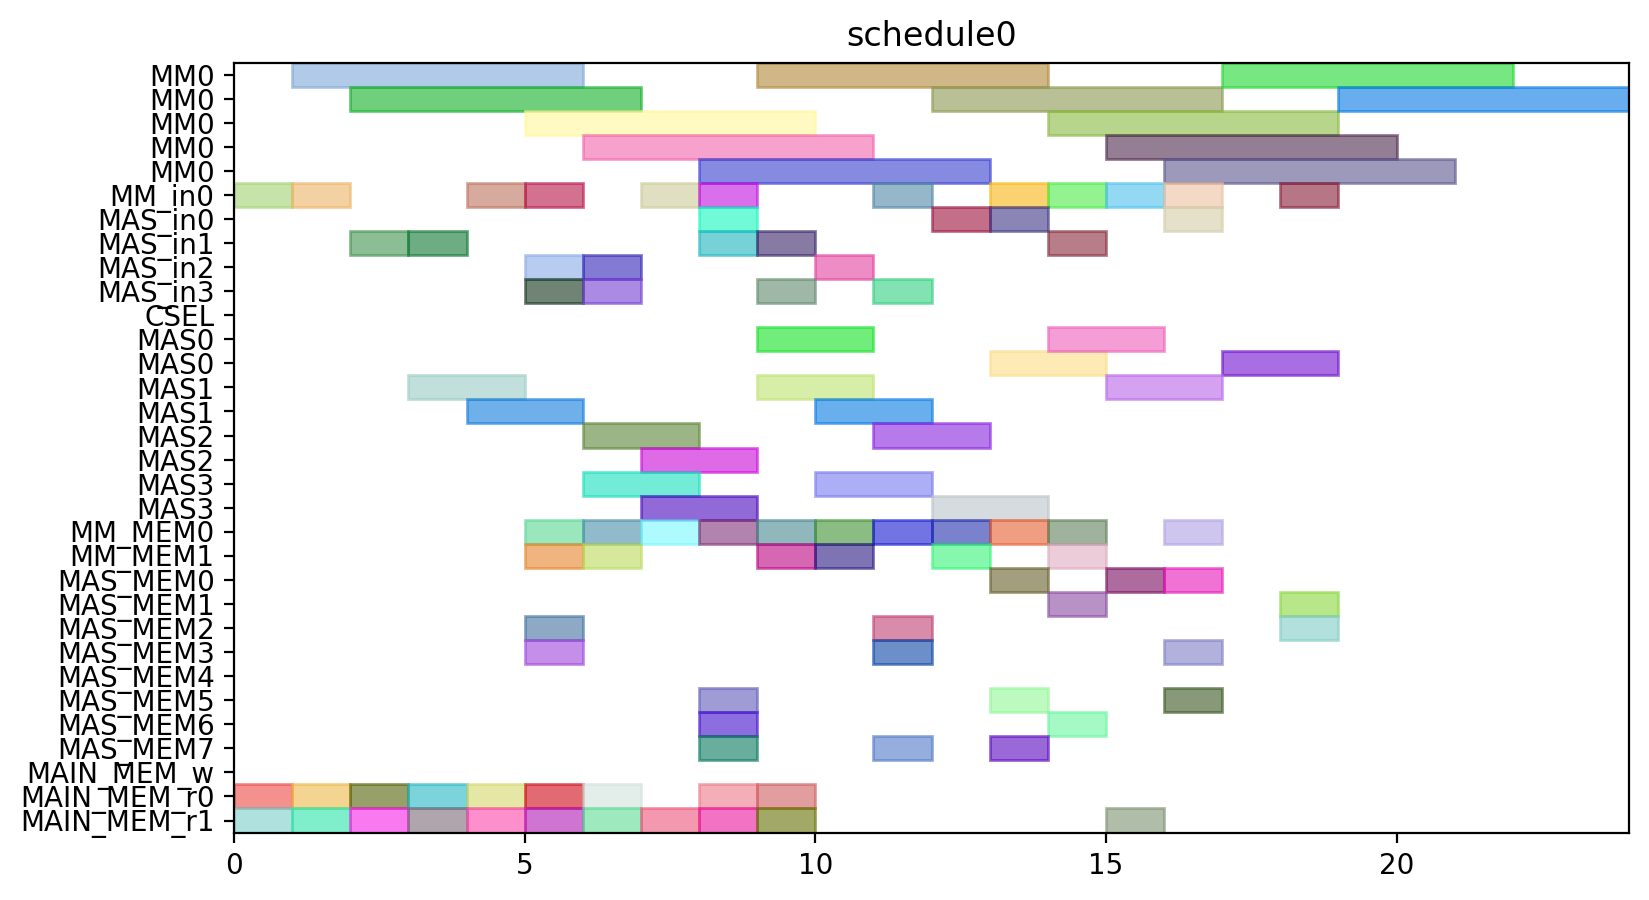

Source code (Python):
from pyschedule import Scenario, solvers, plotters, alt


def solve():
	horizon = 120
	S = Scenario("schedule0", horizon=horizon)

	# resource
	MM = S.Resources('MM', num=1, size=5)
	MM_in = S.Resources('MM_in', num=1)
	MAS_in = S.Resources('MAS_in', num=4)
	CSEL = S.Resource('CSEL')
	MAS = S.Resources('MAS', num=4, size=2, periods=range(1, horizon))
	MM_MEM = S.Resources('MM_MEM', num=2)
	MAS_MEM = S.Resources('MAS_MEM', num=8)
	MAIN_MEM_w = S.Resource('MAIN_MEM_w', size=1)
	MAIN_MEM_r = S.Resources('MAIN_MEM_r', num=2)

	# result of previous scheduling

	# new tasks
	t0 = S.Task('t0', length=5, delay_cost=1)
	t0 += alt(MM)
	t0_in = S.Task('t0_in', length=1, delay_cost=1)
	t0_in += alt(MM_in)
	S += t0_in*MM_in[0]<=t0*MM[0]
	t0_mem0 = S.Task('t0_mem0', length=1, delay_cost=1)
	t0_mem0 += MAIN_MEM_r[0]
	S += t0_mem0 <= t0

	t0_mem1 = S.Task('t0_mem1', length=1, delay_cost=1)
	t0_mem1 += MAIN_MEM_r[1]
	S += t0_mem1 <= t0

	t1 = S.Task('t1', length=5, delay_cost=1)
	t1 += alt(MM)
	t1_in = S.Task('t1_in', length=1, delay_cost=1)
	t1_in += alt(MM_in)
	S += t1_in*MM_in[0]<=t1*MM[0]
	t1_mem0 = S.Task('t1_mem0', length=1, delay_cost=1)
	t1_mem0 += MAIN_MEM_r[0]
	S += t1_mem0 <= t1

	t1_mem1 = S.Task('t1_mem1', length=1, delay_cost=1)
	t1_mem1 += MAIN_MEM_r[1]
	S += t1_mem1 <= t1

	t2 = S.Task('t2', length=5, delay_cost=1)
	t2 += alt(MM)
	t2_in = S.Task('t2_in', length=1, delay_cost=1)
	t2_in += alt(MM_in)
	S += t2_in*MM_in[0]<=t2*MM[0]
	t2_mem0 = S.Task('t2_mem0', length=1, delay_cost=1)
	t2_mem0 += MAIN_MEM_r[0]
	S += t2_mem0 <= t2

	t2_mem1 = S.Task('t2_mem1', length=1, delay_cost=1)
	t2_mem1 += MAIN_MEM_r[1]
	S += t2_mem1 <= t2

	t3 = S.Task('t3', length=2, delay_cost=1)
	t3 += alt(MAS)
	t3_in = S.Task('t3_in', length=1, delay_cost=1)
	t3_in += alt(MAS_in)
	S += t3_in*MAS_in[0]<=t3*MAS[0]

	S += t3_in*MAS_in[1]<=t3*MAS[1]

	S += t3_in*MAS_in[2]<=t3*MAS[2]

	S += t3_in*MAS_in[3]<=t3*MAS[3]

	t3_mem0 = S.Task('t3_mem0', length=1, delay_cost=1)
	t3_mem0 += MAIN_MEM_r[0]
	S += t3_mem0 <= t3

	t3_mem1 = S.Task('t3_mem1', length=1, delay_cost=1)
	t3_mem1 += MAIN_MEM_r[1]
	S += t3_mem1 <= t3

	t4 = S.Task('t4', length=2, delay_cost=1)
	t4 += alt(MAS)
	t4_in = S.Task('t4_in', length=1, delay_cost=1)
	t4_in += alt(MAS_in)
	S += t4_in*MAS_in[0]<=t4*MAS[0]

	S += t4_in*MAS_in[1]<=t4*MAS[1]

	S += t4_in*MAS_in[2]<=t4*MAS[2]

	S += t4_in*MAS_in[3]<=t4*MAS[3]

	t4_mem0 = S.Task('t4_mem0', length=1, delay_cost=1)
	t4_mem0 += MAIN_MEM_r[0]
	S += t4_mem0 <= t4

	t4_mem1 = S.Task('t4_mem1', length=1, delay_cost=1)
	t4_mem1 += MAIN_MEM_r[1]
	S += t4_mem1 <= t4

	t8 = S.Task('t8', length=2, delay_cost=1)
	t8 += alt(MAS)
	t8_in = S.Task('t8_in', length=1, delay_cost=1)
	t8_in += alt(MAS_in)
	S += t8_in*MAS_in[0]<=t8*MAS[0]

	S += t8_in*MAS_in[1]<=t8*MAS[1]

	S += t8_in*MAS_in[2]<=t8*MAS[2]

	S += t8_in*MAS_in[3]<=t8*MAS[3]

	t8_mem0 = S.Task('t8_mem0', length=1, delay_cost=1)
	t8_mem0 += MAIN_MEM_r[0]
	S += t8_mem0 <= t8

	t8_mem1 = S.Task('t8_mem1', length=1, delay_cost=1)
	t8_mem1 += MAIN_MEM_r[1]
	S += t8_mem1 <= t8

	t9 = S.Task('t9', length=2, delay_cost=1)
	t9 += alt(MAS)
	t9_in = S.Task('t9_in', length=1, delay_cost=1)
	t9_in += alt(MAS_in)
	S += t9_in*MAS_in[0]<=t9*MAS[0]

	S += t9_in*MAS_in[1]<=t9*MAS[1]

	S += t9_in*MAS_in[2]<=t9*MAS[2]

	S += t9_in*MAS_in[3]<=t9*MAS[3]

	t9_mem0 = S.Task('t9_mem0', length=1, delay_cost=1)
	t9_mem0 += MAIN_MEM_r[0]
	S += t9_mem0 <= t9

	t9_mem1 = S.Task('t9_mem1', length=1, delay_cost=1)
	t9_mem1 += MAIN_MEM_r[1]
	S += t9_mem1 <= t9

	t13 = S.Task('t13', length=2, delay_cost=1)
	t13 += alt(MAS)
	t13_in = S.Task('t13_in', length=1, delay_cost=1)
	t13_in += alt(MAS_in)
	S += t13_in*MAS_in[0]<=t13*MAS[0]

	S += t13_in*MAS_in[1]<=t13*MAS[1]

	S += t13_in*MAS_in[2]<=t13*MAS[2]

	S += t13_in*MAS_in[3]<=t13*MAS[3]

	t13_mem0 = S.Task('t13_mem0', length=1, delay_cost=1)
	t13_mem0 += MAIN_MEM_r[0]
	S += t13_mem0 <= t13

	t13_mem1 = S.Task('t13_mem1', length=1, delay_cost=1)
	t13_mem1 += MAIN_MEM_r[1]
	S += t13_mem1 <= t13

	t14 = S.Task('t14', length=2, delay_cost=1)
	t14 += alt(MAS)
	t14_in = S.Task('t14_in', length=1, delay_cost=1)
	t14_in += alt(MAS_in)
	S += t14_in*MAS_in[0]<=t14*MAS[0]

	S += t14_in*MAS_in[1]<=t14*MAS[1]

	S += t14_in*MAS_in[2]<=t14*MAS[2]

	S += t14_in*MAS_in[3]<=t14*MAS[3]

	t14_mem0 = S.Task('t14_mem0', length=1, delay_cost=1)
	t14_mem0 += MAIN_MEM_r[0]
	S += t14_mem0 <= t14

	t14_mem1 = S.Task('t14_mem1', length=1, delay_cost=1)
	t14_mem1 += MAIN_MEM_r[1]
	S += t14_mem1 <= t14

	t5 = S.Task('t5', length=5, delay_cost=1)
	t5 += alt(MM)
	t5_in = S.Task('t5_in', length=1, delay_cost=1)
	t5_in += alt(MM_in)
	S += t5_in*MM_in[0]<=t5*MM[0]
	t5_mem0 = S.Task('t5_mem0', length=1, delay_cost=1)
	t5_mem0 += alt(MAS_MEM)
	S += (t3*MAS[0])-1 < t5_mem0*MAS_MEM[0]
	S += (t3*MAS[1])-1 < t5_mem0*MAS_MEM[2]
	S += (t3*MAS[2])-1 < t5_mem0*MAS_MEM[4]
	S += (t3*MAS[3])-1 < t5_mem0*MAS_MEM[6]
	S += t5_mem0 <= t5

	t5_mem1 = S.Task('t5_mem1', length=1, delay_cost=1)
	t5_mem1 += alt(MAS_MEM)
	S += (t4*MAS[0])-1 < t5_mem1*MAS_MEM[1]
	S += (t4*MAS[1])-1 < t5_mem1*MAS_MEM[3]
	S += (t4*MAS[2])-1 < t5_mem1*MAS_MEM[5]
	S += (t4*MAS[3])-1 < t5_mem1*MAS_MEM[7]
	S += t5_mem1 <= t5

	t6 = S.Task('t6', length=2, delay_cost=1)
	t6 += alt(MAS)
	t6_in = S.Task('t6_in', length=1, delay_cost=1)
	t6_in += alt(MAS_in)
	S += t6_in*MAS_in[0]<=t6*MAS[0]

	S += t6_in*MAS_in[1]<=t6*MAS[1]

	S += t6_in*MAS_in[2]<=t6*MAS[2]

	S += t6_in*MAS_in[3]<=t6*MAS[3]

	t6_mem0 = S.Task('t6_mem0', length=1, delay_cost=1)
	t6_mem0 += alt(MM_MEM)
	S += (t0*MM[0])-1 < t6_mem0*MM_MEM[0]
	S += t6_mem0 <= t6

	t6_mem1 = S.Task('t6_mem1', length=1, delay_cost=1)
	t6_mem1 += alt(MM_MEM)
	S += (t1*MM[0])-1 < t6_mem1*MM_MEM[1]
	S += t6_mem1 <= t6

	t10 = S.Task('t10', length=5, delay_cost=1)
	t10 += alt(MM)
	t10_in = S.Task('t10_in', length=1, delay_cost=1)
	t10_in += alt(MM_in)
	S += t10_in*MM_in[0]<=t10*MM[0]
	t10_mem0 = S.Task('t10_mem0', length=1, delay_cost=1)
	t10_mem0 += alt(MAS_MEM)
	S += (t8*MAS[0])-1 < t10_mem0*MAS_MEM[0]
	S += (t8*MAS[1])-1 < t10_mem0*MAS_MEM[2]
	S += (t8*MAS[2])-1 < t10_mem0*MAS_MEM[4]
	S += (t8*MAS[3])-1 < t10_mem0*MAS_MEM[6]
	S += t10_mem0 <= t10

	t10_mem1 = S.Task('t10_mem1', length=1, delay_cost=1)
	t10_mem1 += alt(MAS_MEM)
	S += (t9*MAS[0])-1 < t10_mem1*MAS_MEM[1]
	S += (t9*MAS[1])-1 < t10_mem1*MAS_MEM[3]
	S += (t9*MAS[2])-1 < t10_mem1*MAS_MEM[5]
	S += (t9*MAS[3])-1 < t10_mem1*MAS_MEM[7]
	S += t10_mem1 <= t10

	t11 = S.Task('t11', length=2, delay_cost=1)
	t11 += alt(MAS)
	t11_in = S.Task('t11_in', length=1, delay_cost=1)
	t11_in += alt(MAS_in)
	S += t11_in*MAS_in[0]<=t11*MAS[0]

	S += t11_in*MAS_in[1]<=t11*MAS[1]

	S += t11_in*MAS_in[2]<=t11*MAS[2]

	S += t11_in*MAS_in[3]<=t11*MAS[3]

	t11_mem0 = S.Task('t11_mem0', length=1, delay_cost=1)
	t11_mem0 += alt(MM_MEM)
	S += (t1*MM[0])-1 < t11_mem0*MM_MEM[0]
	S += t11_mem0 <= t11

	t11_mem1 = S.Task('t11_mem1', length=1, delay_cost=1)
	t11_mem1 += alt(MM_MEM)
	S += (t2*MM[0])-1 < t11_mem1*MM_MEM[1]
	S += t11_mem1 <= t11

	t15 = S.Task('t15', length=5, delay_cost=1)
	t15 += alt(MM)
	t15_in = S.Task('t15_in', length=1, delay_cost=1)
	t15_in += alt(MM_in)
	S += t15_in*MM_in[0]<=t15*MM[0]
	t15_mem0 = S.Task('t15_mem0', length=1, delay_cost=1)
	t15_mem0 += alt(MAS_MEM)
	S += (t13*MAS[0])-1 < t15_mem0*MAS_MEM[0]
	S += (t13*MAS[1])-1 < t15_mem0*MAS_MEM[2]
	S += (t13*MAS[2])-1 < t15_mem0*MAS_MEM[4]
	S += (t13*MAS[3])-1 < t15_mem0*MAS_MEM[6]
	S += t15_mem0 <= t15

	t15_mem1 = S.Task('t15_mem1', length=1, delay_cost=1)
	t15_mem1 += alt(MAS_MEM)
	S += (t14*MAS[0])-1 < t15_mem1*MAS_MEM[1]
	S += (t14*MAS[1])-1 < t15_mem1*MAS_MEM[3]
	S += (t14*MAS[2])-1 < t15_mem1*MAS_MEM[5]
	S += (t14*MAS[3])-1 < t15_mem1*MAS_MEM[7]
	S += t15_mem1 <= t15

	t16 = S.Task('t16', length=2, delay_cost=1)
	t16 += alt(MAS)
	t16_in = S.Task('t16_in', length=1, delay_cost=1)
	t16_in += alt(MAS_in)
	S += t16_in*MAS_in[0]<=t16*MAS[0]

	S += t16_in*MAS_in[1]<=t16*MAS[1]

	S += t16_in*MAS_in[2]<=t16*MAS[2]

	S += t16_in*MAS_in[3]<=t16*MAS[3]

	t16_mem0 = S.Task('t16_mem0', length=1, delay_cost=1)
	t16_mem0 += alt(MM_MEM)
	S += (t0*MM[0])-1 < t16_mem0*MM_MEM[0]
	S += t16_mem0 <= t16

	t16_mem1 = S.Task('t16_mem1', length=1, delay_cost=1)
	t16_mem1 += alt(MM_MEM)
	S += (t2*MM[0])-1 < t16_mem1*MM_MEM[1]
	S += t16_mem1 <= t16

	t18 = S.Task('t18', length=2, delay_cost=1)
	t18 += alt(MAS)
	t18_in = S.Task('t18_in', length=1, delay_cost=1)
	t18_in += alt(MAS_in)
	S += t18_in*MAS_in[0]<=t18*MAS[0]

	S += t18_in*MAS_in[1]<=t18*MAS[1]

	S += t18_in*MAS_in[2]<=t18*MAS[2]

	S += t18_in*MAS_in[3]<=t18*MAS[3]

	t18_mem0 = S.Task('t18_mem0', length=1, delay_cost=1)
	t18_mem0 += alt(MM_MEM)
	S += (t0*MM[0])-1 < t18_mem0*MM_MEM[0]
	S += t18_mem0 <= t18

	t18_mem1 = S.Task('t18_mem1', length=1, delay_cost=1)
	t18_mem1 += alt(MM_MEM)
	S += (t0*MM[0])-1 < t18_mem1*MM_MEM[1]
	S += t18_mem1 <= t18

	t20 = S.Task('t20', length=5, delay_cost=1)
	t20 += alt(MM)
	t20_in = S.Task('t20_in', length=1, delay_cost=1)
	t20_in += alt(MM_in)
	S += t20_in*MM_in[0]<=t20*MM[0]
	t20_mem0 = S.Task('t20_mem0', length=1, delay_cost=1)
	t20_mem0 += alt(MM_MEM)
	S += (t2*MM[0])-1 < t20_mem0*MM_MEM[0]
	S += t20_mem0 <= t20

	t20_mem1 = S.Task('t20_mem1', length=1, delay_cost=1)
	t20_mem1 += MAIN_MEM_r[1]
	S += t20_mem1 <= t20

	t7 = S.Task('t7', length=2, delay_cost=1)
	t7 += alt(MAS)
	t7_in = S.Task('t7_in', length=1, delay_cost=1)
	t7_in += alt(MAS_in)
	S += t7_in*MAS_in[0]<=t7*MAS[0]

	S += t7_in*MAS_in[1]<=t7*MAS[1]

	S += t7_in*MAS_in[2]<=t7*MAS[2]

	S += t7_in*MAS_in[3]<=t7*MAS[3]

	t7_mem0 = S.Task('t7_mem0', length=1, delay_cost=1)
	t7_mem0 += alt(MM_MEM)
	S += (t5*MM[0])-1 < t7_mem0*MM_MEM[0]
	S += t7_mem0 <= t7

	t7_mem1 = S.Task('t7_mem1', length=1, delay_cost=1)
	t7_mem1 += alt(MAS_MEM)
	S += (t6*MAS[0])-1 < t7_mem1*MAS_MEM[1]
	S += (t6*MAS[1])-1 < t7_mem1*MAS_MEM[3]
	S += (t6*MAS[2])-1 < t7_mem1*MAS_MEM[5]
	S += (t6*MAS[3])-1 < t7_mem1*MAS_MEM[7]
	S += t7_mem1 <= t7

	t12 = S.Task('t12', length=2, delay_cost=1)
	t12 += alt(MAS)
	t12_in = S.Task('t12_in', length=1, delay_cost=1)
	t12_in += alt(MAS_in)
	S += t12_in*MAS_in[0]<=t12*MAS[0]

	S += t12_in*MAS_in[1]<=t12*MAS[1]

	S += t12_in*MAS_in[2]<=t12*MAS[2]

	S += t12_in*MAS_in[3]<=t12*MAS[3]

	t12_mem0 = S.Task('t12_mem0', length=1, delay_cost=1)
	t12_mem0 += alt(MM_MEM)
	S += (t10*MM[0])-1 < t12_mem0*MM_MEM[0]
	S += t12_mem0 <= t12

	t12_mem1 = S.Task('t12_mem1', length=1, delay_cost=1)
	t12_mem1 += alt(MAS_MEM)
	S += (t11*MAS[0])-1 < t12_mem1*MAS_MEM[1]
	S += (t11*MAS[1])-1 < t12_mem1*MAS_MEM[3]
	S += (t11*MAS[2])-1 < t12_mem1*MAS_MEM[5]
	S += (t11*MAS[3])-1 < t12_mem1*MAS_MEM[7]
	S += t12_mem1 <= t12

	t17 = S.Task('t17', length=2, delay_cost=1)
	t17 += alt(MAS)
	t17_in = S.Task('t17_in', length=1, delay_cost=1)
	t17_in += alt(MAS_in)
	S += t17_in*MAS_in[0]<=t17*MAS[0]

	S += t17_in*MAS_in[1]<=t17*MAS[1]

	S += t17_in*MAS_in[2]<=t17*MAS[2]

	S += t17_in*MAS_in[3]<=t17*MAS[3]

	t17_mem0 = S.Task('t17_mem0', length=1, delay_cost=1)
	t17_mem0 += alt(MM_MEM)
	S += (t15*MM[0])-1 < t17_mem0*MM_MEM[0]
	S += t17_mem0 <= t17

	t17_mem1 = S.Task('t17_mem1', length=1, delay_cost=1)
	t17_mem1 += alt(MAS_MEM)
	S += (t16*MAS[0])-1 < t17_mem1*MAS_MEM[1]
	S += (t16*MAS[1])-1 < t17_mem1*MAS_MEM[3]
	S += (t16*MAS[2])-1 < t17_mem1*MAS_MEM[5]
	S += (t16*MAS[3])-1 < t17_mem1*MAS_MEM[7]
	S += t17_mem1 <= t17

	t19 = S.Task('t19', length=2, delay_cost=1)
	t19 += alt(MAS)
	t19_in = S.Task('t19_in', length=1, delay_cost=1)
	t19_in += alt(MAS_in)
	S += t19_in*MAS_in[0]<=t19*MAS[0]

	S += t19_in*MAS_in[1]<=t19*MAS[1]

	S += t19_in*MAS_in[2]<=t19*MAS[2]

	S += t19_in*MAS_in[3]<=t19*MAS[3]

	t19_mem0 = S.Task('t19_mem0', length=1, delay_cost=1)
	t19_mem0 += alt(MM_MEM)
	S += (t0*MM[0])-1 < t19_mem0*MM_MEM[0]
	S += t19_mem0 <= t19

	t19_mem1 = S.Task('t19_mem1', length=1, delay_cost=1)
	t19_mem1 += alt(MAS_MEM)
	S += (t18*MAS[0])-1 < t19_mem1*MAS_MEM[1]
	S += (t18*MAS[1])-1 < t19_mem1*MAS_MEM[3]
	S += (t18*MAS[2])-1 < t19_mem1*MAS_MEM[5]
	S += (t18*MAS[3])-1 < t19_mem1*MAS_MEM[7]
	S += t19_mem1 <= t19

	t21 = S.Task('t21', length=2, delay_cost=1)
	t21 += alt(MAS)
	t21_in = S.Task('t21_in', length=1, delay_cost=1)
	t21_in += alt(MAS_in)
	S += t21_in*MAS_in[0]<=t21*MAS[0]

	S += t21_in*MAS_in[1]<=t21*MAS[1]

	S += t21_in*MAS_in[2]<=t21*MAS[2]

	S += t21_in*MAS_in[3]<=t21*MAS[3]

	t21_mem0 = S.Task('t21_mem0', length=1, delay_cost=1)
	t21_mem0 += alt(MM_MEM)
	S += (t1*MM[0])-1 < t21_mem0*MM_MEM[0]
	S += t21_mem0 <= t21

	t21_mem1 = S.Task('t21_mem1', length=1, delay_cost=1)
	t21_mem1 += alt(MM_MEM)
	S += (t20*MM[0])-1 < t21_mem1*MM_MEM[1]
	S += t21_mem1 <= t21

	t22 = S.Task('t22', length=2, delay_cost=1)
	t22 += alt(MAS)
	t22_in = S.Task('t22_in', length=1, delay_cost=1)
	t22_in += alt(MAS_in)
	S += t22_in*MAS_in[0]<=t22*MAS[0]

	S += t22_in*MAS_in[1]<=t22*MAS[1]

	S += t22_in*MAS_in[2]<=t22*MAS[2]

	S += t22_in*MAS_in[3]<=t22*MAS[3]

	t22_mem0 = S.Task('t22_mem0', length=1, delay_cost=1)
	t22_mem0 += alt(MM_MEM)
	S += (t1*MM[0])-1 < t22_mem0*MM_MEM[0]
	S += t22_mem0 <= t22

	t22_mem1 = S.Task('t22_mem1', length=1, delay_cost=1)
	t22_mem1 += alt(MM_MEM)
	S += (t20*MM[0])-1 < t22_mem1*MM_MEM[1]
	S += t22_mem1 <= t22

	t23 = S.Task('t23', length=5, delay_cost=1)
	t23 += alt(MM)
	t23_in = S.Task('t23_in', length=1, delay_cost=1)
	t23_in += alt(MM_in)
	S += t23_in*MM_in[0]<=t23*MM[0]
	t23_mem0 = S.Task('t23_mem0', length=1, delay_cost=1)
	t23_mem0 += alt(MAS_MEM)
	S += (t17*MAS[0])-1 < t23_mem0*MAS_MEM[0]
	S += (t17*MAS[1])-1 < t23_mem0*MAS_MEM[2]
	S += (t17*MAS[2])-1 < t23_mem0*MAS_MEM[4]
	S += (t17*MAS[3])-1 < t23_mem0*MAS_MEM[6]
	S += t23_mem0 <= t23

	t23_mem1 = S.Task('t23_mem1', length=1, delay_cost=1)
	t23_mem1 += MAIN_MEM_r[1]
	S += t23_mem1 <= t23

	t25 = S.Task('t25', length=5, delay_cost=1)
	t25 += alt(MM)
	t25_in = S.Task('t25_in', length=1, delay_cost=1)
	t25_in += alt(MM_in)
	S += t25_in*MM_in[0]<=t25*MM[0]
	t25_mem0 = S.Task('t25_mem0', length=1, delay_cost=1)
	t25_mem0 += alt(MAS_MEM)
	S += (t7*MAS[0])-1 < t25_mem0*MAS_MEM[0]
	S += (t7*MAS[1])-1 < t25_mem0*MAS_MEM[2]
	S += (t7*MAS[2])-1 < t25_mem0*MAS_MEM[4]
	S += (t7*MAS[3])-1 < t25_mem0*MAS_MEM[6]
	S += t25_mem0 <= t25

	t25_mem1 = S.Task('t25_mem1', length=1, delay_cost=1)
	t25_mem1 += alt(MAS_MEM)
	S += (t22*MAS[0])-1 < t25_mem1*MAS_MEM[1]
	S += (t22*MAS[1])-1 < t25_mem1*MAS_MEM[3]
	S += (t22*MAS[2])-1 < t25_mem1*MAS_MEM[5]
	S += (t22*MAS[3])-1 < t25_mem1*MAS_MEM[7]
	S += t25_mem1 <= t25

	t27 = S.Task('t27', length=5, delay_cost=1)
	t27 += alt(MM)
	t27_in = S.Task('t27_in', length=1, delay_cost=1)
	t27_in += alt(MM_in)
	S += t27_in*MM_in[0]<=t27*MM[0]
	t27_mem0 = S.Task('t27_mem0', length=1, delay_cost=1)
	t27_mem0 += alt(MAS_MEM)
	S += (t22*MAS[0])-1 < t27_mem0*MAS_MEM[0]
	S += (t22*MAS[1])-1 < t27_mem0*MAS_MEM[2]
	S += (t22*MAS[2])-1 < t27_mem0*MAS_MEM[4]
	S += (t22*MAS[3])-1 < t27_mem0*MAS_MEM[6]
	S += t27_mem0 <= t27

	t27_mem1 = S.Task('t27_mem1', length=1, delay_cost=1)
	t27_mem1 += alt(MAS_MEM)
	S += (t21*MAS[0])-1 < t27_mem1*MAS_MEM[1]
	S += (t21*MAS[1])-1 < t27_mem1*MAS_MEM[3]
	S += (t21*MAS[2])-1 < t27_mem1*MAS_MEM[5]
	S += (t21*MAS[3])-1 < t27_mem1*MAS_MEM[7]
	S += t27_mem1 <= t27

	t28 = S.Task('t28', length=5, delay_cost=1)
	t28 += alt(MM)
	t28_in = S.Task('t28_in', length=1, delay_cost=1)
	t28_in += alt(MM_in)
	S += t28_in*MM_in[0]<=t28*MM[0]
	t28_mem0 = S.Task('t28_mem0', length=1, delay_cost=1)
	t28_mem0 += alt(MAS_MEM)
	S += (t19*MAS[0])-1 < t28_mem0*MAS_MEM[0]
	S += (t19*MAS[1])-1 < t28_mem0*MAS_MEM[2]
	S += (t19*MAS[2])-1 < t28_mem0*MAS_MEM[4]
	S += (t19*MAS[3])-1 < t28_mem0*MAS_MEM[6]
	S += t28_mem0 <= t28

	t28_mem1 = S.Task('t28_mem1', length=1, delay_cost=1)
	t28_mem1 += alt(MAS_MEM)
	S += (t7*MAS[0])-1 < t28_mem1*MAS_MEM[1]
	S += (t7*MAS[1])-1 < t28_mem1*MAS_MEM[3]
	S += (t7*MAS[2])-1 < t28_mem1*MAS_MEM[5]
	S += (t7*MAS[3])-1 < t28_mem1*MAS_MEM[7]
	S += t28_mem1 <= t28

	t29 = S.Task('t29', length=5, delay_cost=1)
	t29 += alt(MM)
	t29_in = S.Task('t29_in', length=1, delay_cost=1)
	t29_in += alt(MM_in)
	S += t29_in*MM_in[0]<=t29*MM[0]
	t29_mem0 = S.Task('t29_mem0', length=1, delay_cost=1)
	t29_mem0 += alt(MAS_MEM)
	S += (t21*MAS[0])-1 < t29_mem0*MAS_MEM[0]
	S += (t21*MAS[1])-1 < t29_mem0*MAS_MEM[2]
	S += (t21*MAS[2])-1 < t29_mem0*MAS_MEM[4]
	S += (t21*MAS[3])-1 < t29_mem0*MAS_MEM[6]
	S += t29_mem0 <= t29

	t29_mem1 = S.Task('t29_mem1', length=1, delay_cost=1)
	t29_mem1 += alt(MAS_MEM)
	S += (t12*MAS[0])-1 < t29_mem1*MAS_MEM[1]
	S += (t12*MAS[1])-1 < t29_mem1*MAS_MEM[3]
	S += (t12*MAS[2])-1 < t29_mem1*MAS_MEM[5]
	S += (t12*MAS[3])-1 < t29_mem1*MAS_MEM[7]
	S += t29_mem1 <= t29

	solvers.mip.solve(S,msg=1,kind='CPLEX',ratio_gap=1.01)

	solution = [['hoge']*len(S.solution()[1]) for i in range(len(S.solution()))]
	for i in range(len(S.solution())):
		for j in range(len(S.solution()[i])):
			solution[i][j]=str(S.solution()[i][j])
	print(solution)

	cycles = int(solution[-1][3])

	pic_file_name = "/home/mfukuda/ABE/multiRAM_multiMAS_16mux/scheduling_result/stage5MM1_stage2MAS4/EP_ADD_A_0/schedule0.png"
	if(S.solution() != []):
		plotters.matplotlib.plot(S,img_filename=pic_file_name, show_task_labels=False, fig_size=(cycles*0.25+3, 5))

	return solution
